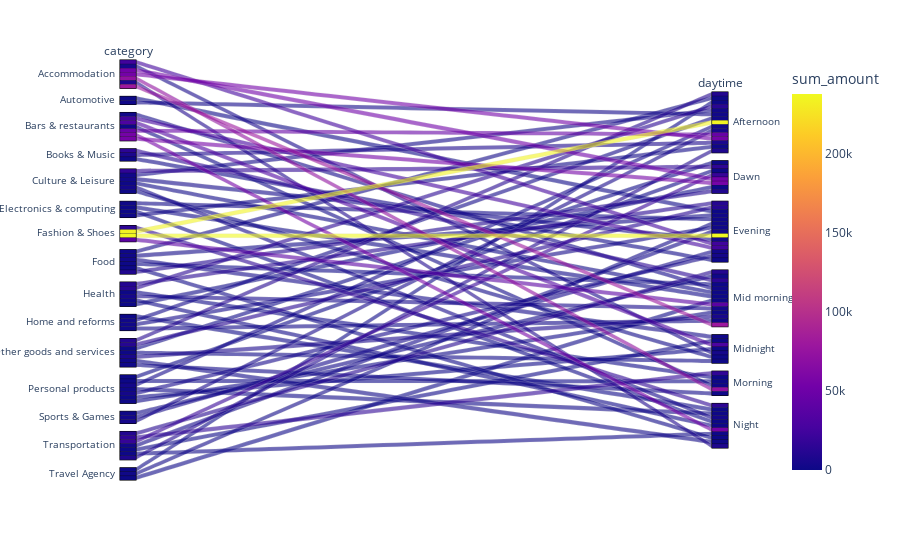

This figure's notebook cell:
### Code cell
import plotly.express as px
fig = px.parallel_categories(df11, dimensions=['category','daytime'], color='sum_amount',color_continuous_scale= px.colors.sequential.Plasma)
fig.show()

### Figure 1 — Plotly figure (JSON) as saved in the notebook; plotly's stock layout.template omitted (floating-point values rounded to 4 significant figures)
{"data": [{"dimensions": [{"label": "category", "values": ["Accommodation", "Accommodation", "Accommodation", "Accommodation", "Accommodation", "Accommodation", "Accommodation", "Automotive", "Automotive", "Bars & restaurants", "Bars & restaurants", "Bars & restaurants", "Bars & restaurants", "Bars & restaurants", "Bars & restaurants", "Bars & restaurants", "Books & Music", "Books & Music", "Books & Music", "Culture & Leisure", "Culture & Leisure", "Culture & Leisure", "Culture & Leisure", "Culture & Leisure", "Culture & Leisure", "Electronics & computing", "Electronics & computing", "Electronics & computing", "Electronics & computing", "Fashion & Shoes", "Fashion & Shoes", "Fashion & Shoes", "Fashion & Shoes", "Food", "Food", "Food", "Food", "Food", "Food", "Health", "Health", "Health", "Health", "Health", "Health", "Home and reforms", "Home and reforms", "Home and reforms", "Home and reforms", "Other goods and services", "Other goods and services", "Other goods and services", "Other goods and services", "Other goods and services", "Other goods and services", "Other goods and services", "Personal products", "Personal products", "Personal products", "Personal products", "Personal products", "Personal products", "Personal products", "Sports & Games", "Sports & Games", "Sports & Games", "Transportation", "Transportation", "Transportation", "Transportation", "Transportation", "Transportation", "Transportation", "Travel Agency", "Travel Agency", "Travel Agency"]}, {"label": "daytime", "values": ["Afternoon", "Dawn", "Evening", "Mid morning", "Midnight", "Morning", "Night", "Afternoon", "Evening", "Afternoon", "Dawn", "Evening", "Mid morning", "Midnight", "Morning", "Night", "Afternoon", "Evening", "Mid morning", "Afternoon", "Dawn", "Evening", "Mid morning", "Midnight", "Night", "Afternoon", "Evening", "Mid morning", "Night", "Afternoon", "Evening", "Mid morning", "Night", "Afternoon", "Dawn", "Evening", "Mid morning", "Midnight", "Night", "Afternoon", "Dawn", "Evening", "Mid morning", "Morning", "Night", "Afternoon", "Evening", "Mid morning", "Night", "Afternoon", "Dawn", "Evening", "Mid morning", "Midnight", "Morning", "Night", "Afternoon", "Dawn", "Evening", "Mid morning", "Midnight", "Morning", "Night", "Afternoon", "Evening", "Mid morning", "Afternoon", "Dawn", "Evening", "Mid morning", "Midnight", "Morning", "Night", "Afternoon", "Evening", "Mid morning"]}], "domain": {"x": [0, 1], "y": [0, 1]}, "line": {"color": [53980.0, 52540.0, 24030.0, 79900.0, 3987.0, 72530.0, 7773.0, 1696.0, 119.6, 46230.0, 55750.0, 25040.0, 2035.0, 30980.0, 408.1, 54930.0, 6537.0, 674.5, 13840.0, 1667.0, 15940.0, 2399.0, 259.7, 504.5, 3102.0, 770.9, 1315.0, 329.9, 47.97, 234900.0, 238100.0, 38890.0, 14830.0, 1092.0, 8771.0, 1190.0, 181, 1721.0, 668.6, 12840.0, 8.74, 10990.0, 3950.0, 18.7, 477.3, 1976.0, 2019.0, 734.6, 190.4, 10120.0, 157.5, 11805, 5366.0, 516.6, 858.8, 738.9, 2886.0, 16, 3180.0, 496.5, 32, 213.5, 300.2, 4288.0, 2794.0, 1026.0, 7993.0, 19180.0, 2352.0, 10070.0, 25.75, 16360.0, 624.3, 117.1, 1362.0, 37.41], "coloraxis": "coloraxis"}, "name": "", "type": "parcats"}], "layout": {"coloraxis": {"colorbar": {"title": {"text": "sum_amount"}}, "colorscale": [[0, "#0d0887"], [0.1111, "#46039f"], [0.2222, "#7201a8"], [0.3333, "#9c179e"], [0.4444, "#bd3786"], [0.5556, "#d8576b"], [0.6667, "#ed7953"], [0.7778, "#fb9f3a"], [0.8889, "#fdca26"], [1, "#f0f921"]]}, "legend": {"tracegroupgap": 0}, "margin": {"t": 60}}}
